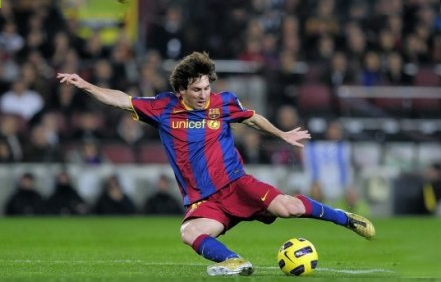
#> input picture opencv-python-学习笔记-kenny/笔记配套代码/03_cv_pic_core_op/image-math-operations/messi2.png, 441 x 282 px
$ python add-pics.py
#> lines starting #> are read from the running program, lines starting #| are printed output that depends on the picture
import cv2
"""
opencv 图像加法
"""
img = cv2.imread('messi2.png')  # 填写图片名称
#> img is the input picture: shape (282, 441, 3); mean B, G, R 71.1, 85.1, 81.1
b,g,r = cv2.split(img)
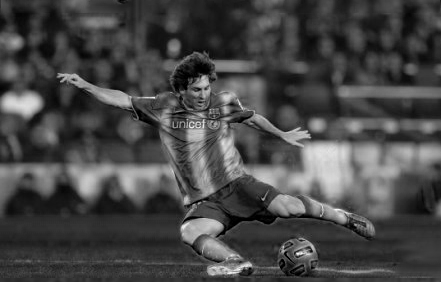
#> b: shape (282, 441); min 0, max 250, mean 71.1
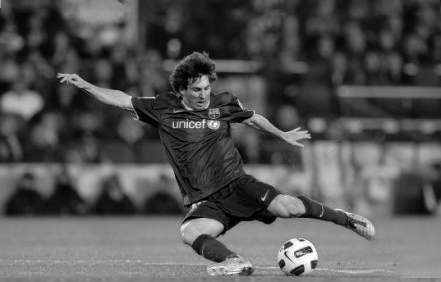
#> g: shape (282, 441); min 0, max 255, mean 85.1
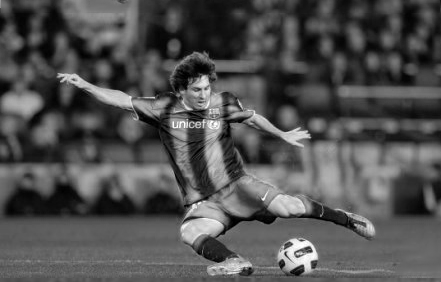
#> r: shape (282, 441); min 0, max 255, mean 81.1
img2 = g + r
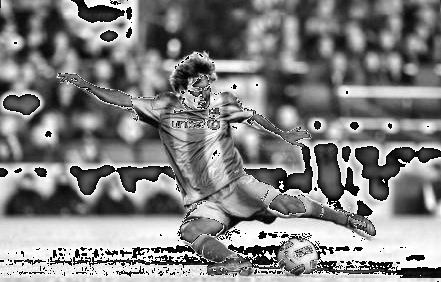
#> img2: shape (282, 441); min 0, max 255, mean 129.7
cv2.imshow("pic", img2)

cv2.waitKey(0)
cv2.destroyAllWindows()
